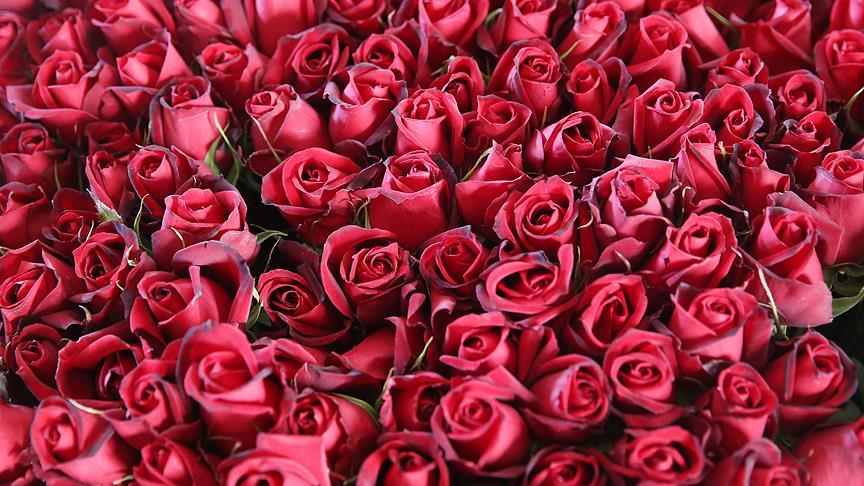
#> input picture Filtreleme_Islemleri/cicek.jpg, 864 x 486 px, given in place of the camera
$ python goruntu_gradyan_carry.py   (older library calls are emulated)
#> lines starting #> are read from the running program, lines starting #| are printed output that depends on the picture; after the words box and inside, x2 and y2 are one past the last pixel; in counts of white or black regions, pixels touching at a corner belong together
import cv2
import numpy as np

kamera = cv2.VideoCapture(0)

while(1):
    ret, frame = kamera.read()
#> frame is the input picture: shape (486, 864, 3); mean B, G, R 57.2, 38.1, 146.1

    hsv = cv2.cvtColor(frame, cv2.COLOR_BGR2HSV)
#> hsv: shape (486, 864, 3); mean H, S, V 161, 196.8, 146.1
    dusuk_mavi = np.array([100, 60, 60])
    ust_mavi = np.array([140, 255, 255])

    #laplacian = cv2.Laplacian(frame,cv2.CV_64F)
    #sobelX = cv2.Sobel(frame, cv2.CV_64F, 1, 0, ksize=5)
    #sobelY = cv2.Sobel(frame, cv2.CV_64F, 0, 1, ksize=5)

    kenarlar = cv2.Canny(frame, 100,200)
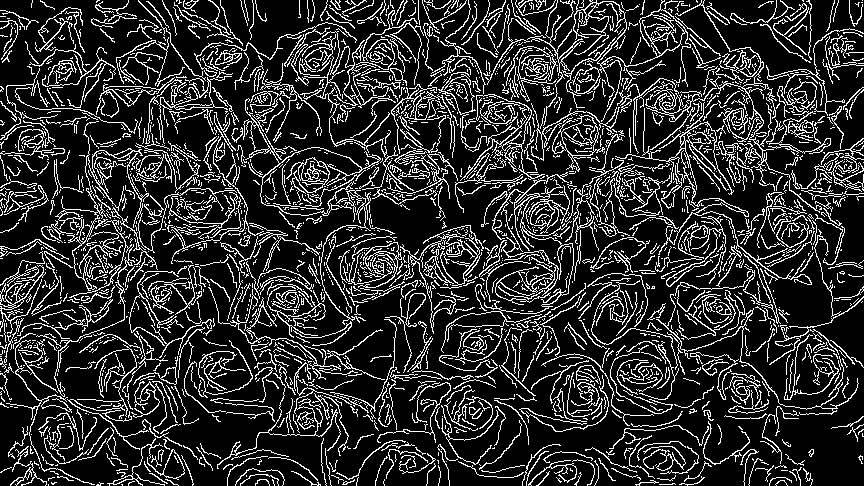
#> kenarlar: shape (486, 864); 18% white in thin lines or dots

    mask = cv2.inRange(hsv, dusuk_mavi, ust_mavi)
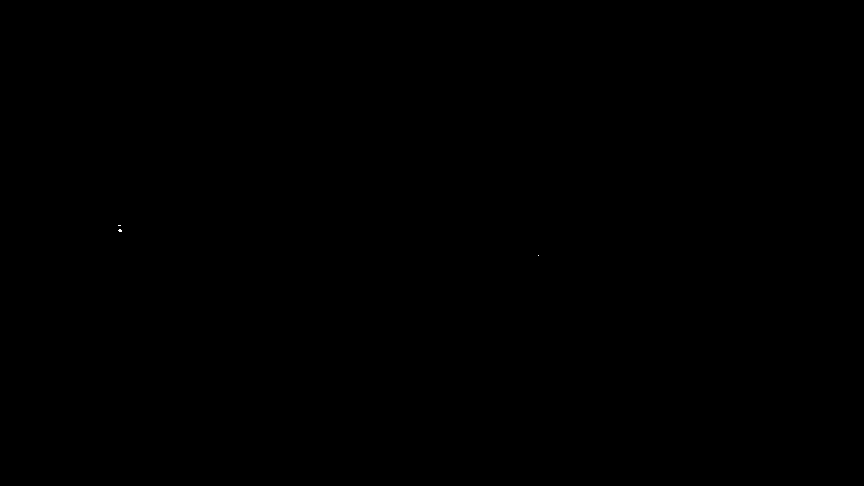
#> mask: shape (486, 864); 0% white in thin lines or dots, all inside (x1, y1, x2, y2) = (118, 225, 539, 256)
    son_resim = cv2.bitwise_and(frame, frame, mask=mask)

    cv2.imshow('orjinal', frame)
    #cv2.imshow('laplacian', laplacian)
    #cv2.imshow('sobelX', sobelX)
    #cv2.imshow('sobelY', sobelY)
    cv2.imshow('kenarlar', kenarlar)

    if cv2.waitKey(25) & 0xFF == ord('q'):
#> (key q is pressed here)
        break

kamera.release()
cv2.destroyAllWindows()
